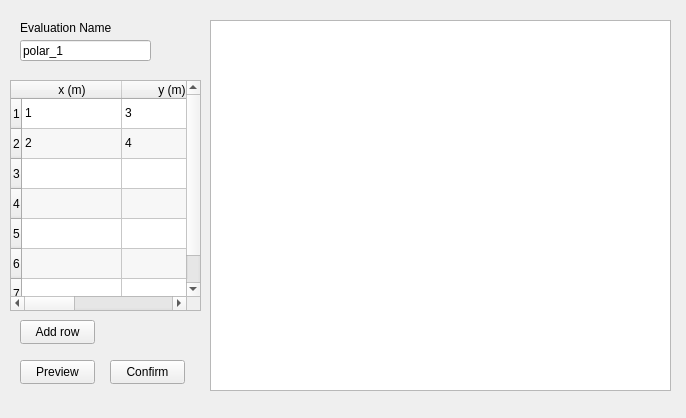
<?xml version="1.0" encoding="UTF-8"?>
<ui version="4.0">
 <class>Form</class>
 <widget class="QWidget" name="Form">
  <property name="geometry">
   <rect>
    <x>0</x>
    <y>0</y>
    <width>686</width>
    <height>418</height>
   </rect>
  </property>
  <property name="windowTitle">
   <string>Form</string>
  </property>
  <widget class="QPushButton" name="pushButton_2">
   <property name="geometry">
    <rect>
     <x>20</x>
     <y>360</y>
     <width>75</width>
     <height>24</height>
    </rect>
   </property>
   <property name="text">
    <string>Preview</string>
   </property>
  </widget>
  <widget class="QPushButton" name="pushButton">
   <property name="geometry">
    <rect>
     <x>110</x>
     <y>360</y>
     <width>75</width>
     <height>24</height>
    </rect>
   </property>
   <property name="text">
    <string>Confirm</string>
   </property>
  </widget>
  <widget class="QLabel" name="label">
   <property name="geometry">
    <rect>
     <x>20</x>
     <y>20</y>
     <width>91</width>
     <height>16</height>
    </rect>
   </property>
   <property name="text">
    <string>Evaluation Name</string>
   </property>
  </widget>
  <widget class="QGraphicsView" name="graphicsView">
   <property name="geometry">
    <rect>
     <x>210</x>
     <y>20</y>
     <width>461</width>
     <height>371</height>
    </rect>
   </property>
  </widget>
  <widget class="QLineEdit" name="lineEdit">
   <property name="geometry">
    <rect>
     <x>20</x>
     <y>40</y>
     <width>131</width>
     <height>21</height>
    </rect>
   </property>
   <property name="text">
    <string>polar_1</string>
   </property>
  </widget>
  <widget class="QTableWidget" name="tableWidget">
   <property name="geometry">
    <rect>
     <x>10</x>
     <y>80</y>
     <width>191</width>
     <height>231</height>
    </rect>
   </property>
   <property name="sizeAdjustPolicy">
    <enum>QAbstractScrollArea::AdjustToContents</enum>
   </property>
   <property name="alternatingRowColors">
    <bool>true</bool>
   </property>
   <property name="rowCount">
    <number>7</number>
   </property>
   <row/>
   <row/>
   <row/>
   <row/>
   <row/>
   <row/>
   <row/>
   <column>
    <property name="text">
     <string>x (m)</string>
    </property>
   </column>
   <column>
    <property name="text">
     <string>y (m)</string>
    </property>
   </column>
   <column>
    <property name="text">
     <string>z (m)</string>
    </property>
   </column>
   <item row="0" column="0">
    <property name="text">
     <string>1</string>
    </property>
   </item>
   <item row="0" column="1">
    <property name="text">
     <string>3</string>
    </property>
   </item>
   <item row="0" column="2">
    <property name="text">
     <string>4</string>
    </property>
   </item>
   <item row="1" column="0">
    <property name="text">
     <string>2</string>
    </property>
   </item>
   <item row="1" column="1">
    <property name="text">
     <string>4</string>
    </property>
   </item>
   <item row="1" column="2">
    <property name="text">
     <string>1</string>
    </property>
   </item>
  </widget>
  <widget class="QPushButton" name="pushButton_3">
   <property name="geometry">
    <rect>
     <x>20</x>
     <y>320</y>
     <width>75</width>
     <height>24</height>
    </rect>
   </property>
   <property name="text">
    <string>Add row</string>
   </property>
  </widget>
 </widget>
 <resources/>
 <connections/>
</ui>
